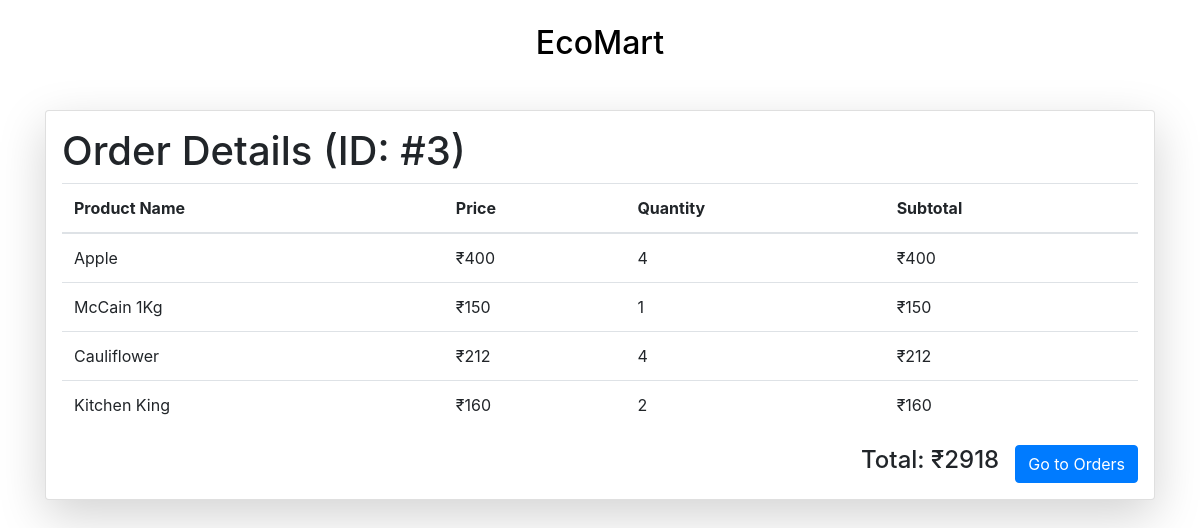
/ordered_products/3 (signed in), run on the app's committed database.
### vault.py (models this page shows, shortened)
class Order_Detail(Base):
    __tablename__ = 'order_detail'
    id = Column(Integer, primary_key=True, autoincrement=True)
    user_id = Column('user_id', Integer)
    total = Column('total', Integer)
    created_at = Column('created_at', String)

class Order_Items(Base):
    __tablename__ = 'order_items'
    id = Column(Integer, primary_key=True, autoincrement=True)
    user_id = Column('user_id', Integer)
    order_id = Column('order_id', Integer)
    product_id = Column('product_id', Integer)
    product_name = Column('product_name', String)
    product_price = Column('product_price', Integer)
    quantity = Column('quantity', Integer)
    amount = Column('amount', Integer)
    created_at = Column('created_at', String)

### user_routes.py (the view)
@app.route('/ordered_products/<int:oid>')
def ordered_products(oid):
            products = agent.query(Order_Items).filter(Order_Items.order_id == oid).all()
            order = agent.query(Order_Detail).filter(Order_Detail.id == oid).first()
            return render_template('user/ordered_products.html', items=products, order=order, user_id=session['user'], cart_items=order)

### templates/user/ordered_products.html (shortened to what this page needs)
<!DOCTYPE html>
<html lang="en">
  <head>
    <link
      rel="stylesheet"
      href="https://stackpath.bootstrapcdn.com/bootstrap/4.5.2/css/bootstrap.min.css"
    />
    <link
      rel="stylesheet"
      type="text/css"
      href="{{ url_for('static',filename='styles/header.css') }}"
    />
  </head>
  <body>
    <br />
    <div class="main">
      <div class="navigation">
        <h2><a href="/">EcoMart</a></h2>
      </div>
    </div>
    <div class="container mt-5 mb-5">
      <div class="card shadow-lg p-3 mb-5 bg-white rounded">
        <div class="row g-0">
          <div class="col-md-12">
            <h1>Order Details (ID: #{{order.id}})</h1>
            <table class="table">
              <thead>
                <tr>
                  <th scope="col">Product Name</th>
                  <th scope="col">Price</th>
                  <th scope="col">Quantity</th>
                  <th scope="col">Subtotal</th>
                </tr>
              </thead>
              <tbody id="cart-items">
                {% if cart_items %} {% for item in items %}
                <tr>
                  <td>{{ item.product_name }}</td>
                  <td>₹{{ item.amount }}</td>
                  <td>{{ item.quantity }}</td>
                  <td>₹{{ item.amount }}</td>
                </tr>
                {% endfor %} {% else %}
                <tr>
                  <td colspan="6">Your cart is empty.</td>
                </tr>
                {% endif %}
              </tbody>
            </table>
            <div class="d-flex justify-content-end align-items-center">
              {% if cart_items %}
              <h4 id="total-amount">Total: ₹{{ order.total }}</h4>
              <button
                class="btn btn-primary ml-3"
                onclick="location.href='/orders/{{user_id}}'"
              >
                Go to Orders
              </button>
              {% endif %}
            </div>
          </div>
        </div>
      </div>
    </div>
  </body>
</html>

### static/styles/header.css (style rules this page uses)
a { text-decoration: none; color: black; text-align: center; }
h2 { text-align: center; }

### data on the page
Order_Detail: id "3", total "2918"
Order_Items: product_name "Apple", amount "400", quantity "4"
Order_Items: product_name "McCain 1Kg", amount "150", quantity "1"
Order_Items: product_name "Cauliflower", amount "212", quantity "4"
Order_Items: product_name "Kitchen King", amount "160", quantity "2"
